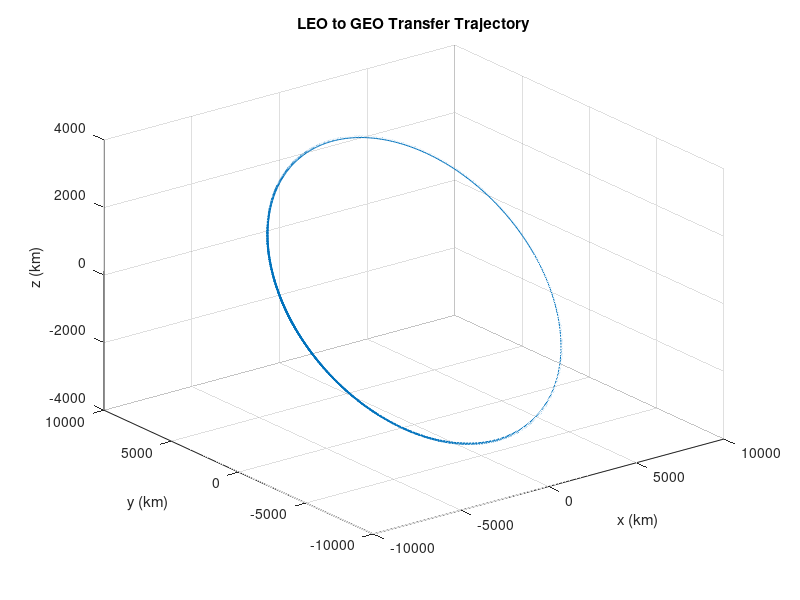
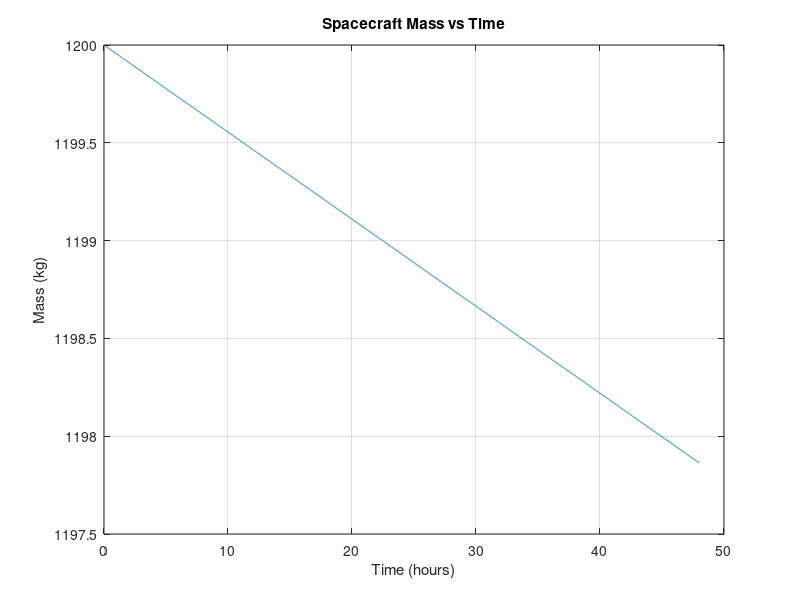
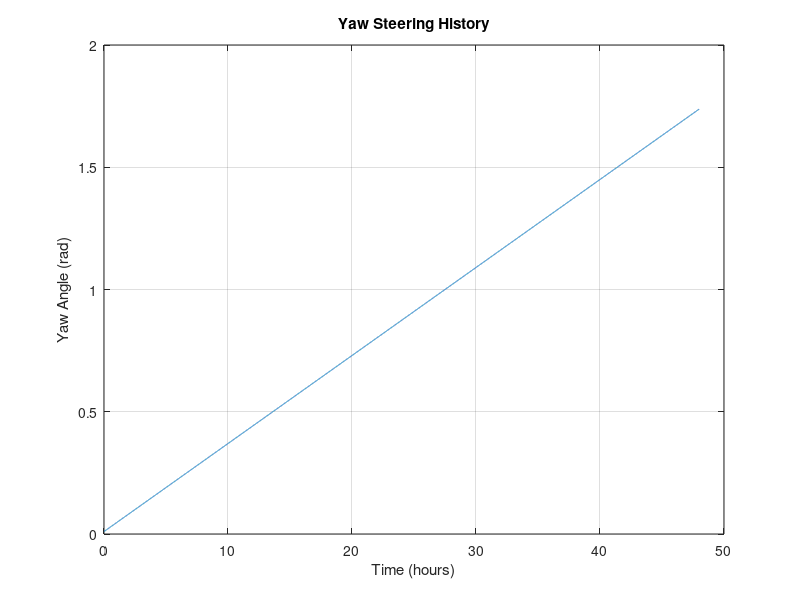
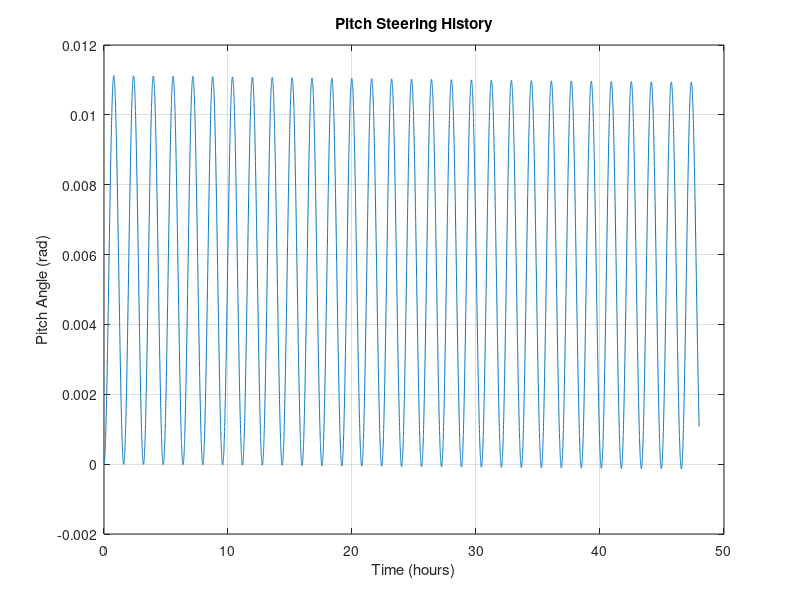

Recreate these plots in MATLAB, in order.
%% MATLAB Script: Kluever's Simple Guidance Scheme for LEO to GEO Transfer
clear; clc;

%% Constants and Parameters
mu = 3.986e14; % Earth's gravitational parameter (m^3/s^2)
Re = 6371e3;   % Earth's radius (m)
g0 = 9.81;     % Gravity at Earth's surface (m/s^2)

% Thruster and spacecraft properties
efficiency = 0.65;       % Efficiency of the thruster
power_input = 10e3;      % Power input to the thruster (W)
Isp = 3300;              % Specific impulse (s)
initial_TW_ratio = 3.4e-5;
m0 = 1200;               % Initial mass (kg)
T = initial_TW_ratio * m0 * g0; % Thrust (N)

% Initial orbital elements
alt_LEO = 550e3;          % Initial altitude (m)
r_LEO = Re + alt_LEO;     % Initial orbit radius (m)
v_LEO = sqrt(mu / r_LEO); % Initial orbital velocity (m/s)
inclination_LEO = deg2rad(28.5); % Initial inclination (radians)
RAAN_LEO = deg2rad(0);    % Right Ascension of Ascending Node (radians)
omega_LEO = deg2rad(0);  % Argument of periapsis (radians)
true_anomaly_LEO = deg2rad(0); % True anomaly (radians)

% Target orbital elements
a_GEO = 42165e3; % Target semimajor axis (m)
e_target = 0;    % Target eccentricity
i_target = 0;    % Target inclination

% Initial state in ECI frame
r0 = [r_LEO; 0; 0];
v0 = [0; v_LEO; 0];

% Rotate initial state to account for inclination, RAAN, and argument of periapsis
rot_matrix = [cos(RAAN_LEO) * cos(omega_LEO) - sin(RAAN_LEO) * sin(omega_LEO) * cos(inclination_LEO), ...
              -cos(RAAN_LEO) * sin(omega_LEO) - sin(RAAN_LEO) * cos(omega_LEO) * cos(inclination_LEO), ...
              sin(RAAN_LEO) * sin(inclination_LEO);
              sin(RAAN_LEO) * cos(omega_LEO) + cos(RAAN_LEO) * sin(omega_LEO) * cos(inclination_LEO), ...
              -sin(RAAN_LEO) * sin(omega_LEO) + cos(RAAN_LEO) * cos(omega_LEO) * cos(inclination_LEO), ...
              -cos(RAAN_LEO) * sin(inclination_LEO);
              sin(omega_LEO) * sin(inclination_LEO), cos(omega_LEO) * sin(inclination_LEO), cos(inclination_LEO)];

r0 = rot_matrix * r0;
v0 = rot_matrix * v0;

%% Simulation Parameters
dt = 10; % Time step (s)
t_max = 2 * 86400; % Maximum simulation time (s)

%% Preallocate Storage for Results
r_ECI = r0;
v_ECI = v0;
m = m0;
time = 0;
trajectory = [];
mass_history = [];
time_history = [];
orbit_elements = [];
yaw_history = [];
pitch_history = [];

% Guidance parameters
Ki0 = 0.01; % Initial inclination control parameter
Ki1 = 1e-5; % Time-dependent inclination control parameter

%% Simulation Loop
while norm(r_ECI) < a_GEO && time < t_max
    % Compute RTN frame unit vectors
    r_norm = norm(r_ECI);
    r_hat = r_ECI / r_norm;
    v_norm = norm(v_ECI);
    h_vec = cross(r_ECI, v_ECI);
    h_hat = h_vec / norm(h_vec);
    t_hat = cross(h_hat, r_hat);

    % Orbital parameters
    specific_angular_momentum = cross(r_ECI, v_ECI);
    h = norm(specific_angular_momentum);
    eccentricity_vector = cross(v_ECI, specific_angular_momentum) / mu - r_ECI / r_norm;
    e = norm(eccentricity_vector);
    inclination = acos(h_hat(3));
    true_anomaly = atan2(dot(r_ECI, t_hat), dot(r_ECI, r_hat));

    % Flight path angle
    gamma = atan2(dot(v_ECI, r_hat), dot(v_ECI, t_hat));

    % Guidance laws
    % In-plane steering
    alpha_a = 0; % For max da/dt
    alpha_e = atan2(r_norm * sin(gamma), 2 * a_GEO * (e_target + cos(gamma)));
    alpha_blended = (1 - e_target) * alpha_a + e_target * alpha_e;

    % Out-of-plane steering (yaw)
    Gi = Ki0 + Ki1 * time; % Time-dependent inclination control weighting
    beta = Gi * cos(true_anomaly + omega_LEO);

    % Thrust direction in RTN
    thrust_RTN = [sin(gamma + alpha_blended) * cos(beta); 
                  cos(gamma + alpha_blended) * cos(beta); 
                  sin(beta)];

    % Rotate thrust direction to ECI
    RTN_to_ECI = [r_hat, t_hat, h_hat];
    thrust_ECI = RTN_to_ECI * thrust_RTN;

    % Update dynamics
    a_thrust = T / m * thrust_ECI;
    a_grav = -mu / r_norm^3 * r_ECI;
    a_total = a_thrust + a_grav;

    v_ECI = v_ECI + a_total * dt;
    r_ECI = r_ECI + v_ECI * dt;

    % Mass depletion
    dm = T / (Isp * g0) * dt;
    m = m - dm;

    % Store results
    trajectory = [trajectory, r_ECI];
    mass_history = [mass_history, m];
    time_history = [time_history, time];
    yaw_history = [yaw_history, beta];
    pitch_history = [pitch_history, gamma + alpha_blended];
    orbit_elements = [orbit_elements; r_norm, e, inclination];

    % Update time
    time = time + dt;
end

%% Plot Results
figure;
plot3(trajectory(1, :) / 1e3, trajectory(2, :) / 1e3, trajectory(3, :) / 1e3);
xlabel('x (km)');
ylabel('y (km)');
zlabel('z (km)');
title('LEO to GEO Transfer Trajectory');
grid on;

figure;
plot(time_history / 3600, mass_history);
xlabel('Time (hours)');
ylabel('Mass (kg)');
title('Spacecraft Mass vs Time');
grid on;

figure;
plot(time_history / 3600, yaw_history);
xlabel('Time (hours)');
ylabel('Yaw Angle (rad)');
title('Yaw Steering History');
grid on;

figure;
plot(time_history / 3600, pitch_history);
xlabel('Time (hours)');
ylabel('Pitch Angle (rad)');
title('Pitch Steering History');
grid on;

figure;
plot(time_history / 3600, orbit_elements(:, 3));
xlabel('Time (hours)');
ylabel('Inclination (rad)');
title('Inclination vs Time');
grid on;
